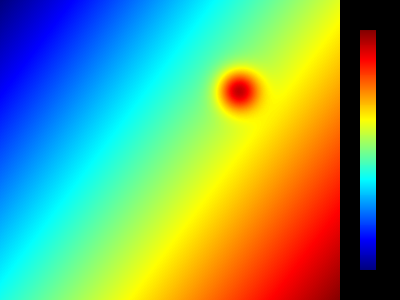
#> input picture frontend/sample_image.png, 400 x 300 px
$ python -i morphology.py   (imports and definitions only)
#> lines starting #> are read from the running program, lines starting #| are printed output that depends on the picture; after the words box and inside, x2 and y2 are one past the last pixel; in counts of white or black regions, pixels touching at a corner belong together
#> further down, picture is the input picture: shape (300, 400, 3); mean B, G, R 110.2, 157.4, 112.2
"""
The Earth Jukebox - Morphological Feature Separation Module.

This module separates quantitative 2D scalar datasets into distinct structural
categories, mirroring the Chandra X-ray Center sonification methodology:
1. Diffuse Emission (large-scale background, e.g. cloud bands, nebulae, atmospheric gradients).
2. Point Sources (high-frequency localized events, e.g. wildfire hotspots, stars, urban clusters).

By isolating high-frequency localized features from continuous low-frequency
backgrounds, sonification engines can map each layer to dedicated audio stems
(e.g., continuous ambient synth pads for diffuse emission vs. discrete percussive
or melodic triggers for point sources), preventing auditory clutter and masking.
"""

import logging
from typing import Any, Dict, List, Optional, Tuple, Union

import cv2
import numpy as np

logger = logging.getLogger(__name__)


class MorphologyError(ValueError):
    """Exception raised for errors during morphological analysis and feature separation."""
    pass


def _prepare_scalar_array(scalar_input: Any) -> np.ndarray:
    """
    Validate and normalize input into a 2D float32 scalar array in [0.0, 1.0].

    Args:
        scalar_input: Input scalar array or convertible array-like structure.

    Returns:
        np.ndarray: 2D float32 array normalized to [0.0, 1.0].

    Raises:
        TypeError: If scalar_input is None or cannot be cast to a NumPy array.
        ValueError: If scalar_input is empty, not 2D, or has incompatible channels.
    """
    if scalar_input is None:
        raise TypeError("scalar_array cannot be None.")

    if not isinstance(scalar_input, np.ndarray):
        try:
            arr = np.asarray(scalar_input, dtype=np.float32)
        except Exception as e:
            raise TypeError(
                f"scalar_array must be a NumPy array or convertible sequence, got {type(scalar_input).__name__}."
            ) from e
    else:
        arr = scalar_input.copy()

    if arr.size == 0:
        raise ValueError("scalar_array cannot be empty.")

    # Handle 3D inputs with single channel or standard color channels
    if arr.ndim == 3:
        if arr.shape[2] == 1:
            arr = arr.squeeze(axis=2)
        elif arr.shape[2] == 4:
            # BGRA image
            if np.issubdtype(arr.dtype, np.integer):
                bgr = cv2.cvtColor(np.clip(arr, 0, 255).astype(np.uint8), cv2.COLOR_BGRA2BGR)
                arr = cv2.cvtColor(bgr, cv2.COLOR_BGR2GRAY).astype(np.float32) / 255.0
            else:
                bgr = cv2.cvtColor((np.clip(arr, 0.0, 1.0) * 255.0).astype(np.uint8), cv2.COLOR_BGRA2BGR)
                arr = cv2.cvtColor(bgr, cv2.COLOR_BGR2GRAY).astype(np.float32) / 255.0
        elif arr.shape[2] == 3:
            # BGR image
            if np.issubdtype(arr.dtype, np.integer):
                arr = cv2.cvtColor(np.clip(arr, 0, 255).astype(np.uint8), cv2.COLOR_BGR2GRAY).astype(np.float32) / 255.0
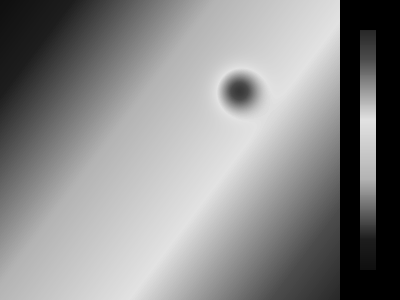
#> arr: shape (300, 400) float32; min 0, max 0.886, mean 0.543
            else:
                arr = cv2.cvtColor((np.clip(arr, 0.0, 1.0) * 255.0).astype(np.uint8), cv2.COLOR_BGR2GRAY).astype(np.float32) / 255.0
        else:
            raise ValueError(f"Unsupported 3D array shape: {arr.shape}. Expected 2D or (H, W, 1/3/4).")

    if arr.ndim != 2:
        raise ValueError(f"Expected 2D scalar array, got shape {arr.shape} with {arr.ndim} dimensions.")

    # Convert integers to float32 [0.0, 1.0]
    if np.issubdtype(arr.dtype, np.integer):
        max_int_val = float(np.iinfo(arr.dtype).max) if hasattr(np.iinfo(arr.dtype), "max") else 255.0
        # For standard uint8 visualizations
        divisor = 255.0 if max_int_val == 255.0 else max_int_val
        arr = (np.clip(arr, 0, max_int_val).astype(np.float32)) / divisor
    else:
        arr = arr.astype(np.float32)

    # Normalize or clip floating-point data to [0.0, 1.0]
    min_v = float(np.min(arr))
#> min_v = 0
    max_v = float(np.max(arr))
#> max_v = 0.886

    if min_v >= -1e-4 and max_v <= 1.0 + 1e-4:
        arr = np.clip(arr, 0.0, 1.0)
    else:
        logger.debug("Input scalar array range [%.4f, %.4f] outside [0.0, 1.0]; normalizing.", min_v, max_v)
        if max_v > min_v:
            arr = (arr - min_v) / (max_v - min_v)
        else:
            arr = np.zeros_like(arr, dtype=np.float32)

    return arr.astype(np.float32)


# [152 lines left out: functions _validate_kernel_size, separate_features, not called in this run]


def _normalize_threshold_pair(
    min_t: float,
    max_t: float,
) -> Tuple[float, float]:
    """
    Validate and normalize min/max threshold values into 8-bit [0, 255] scale.

    Args:
        min_t: Minimum threshold (accepts [0.0, 1.0] or [0, 255]).
        max_t: Maximum threshold (accepts [0.0, 1.0] or [0, 255]).

    Returns:
        Tuple[float, float]: Validated (min_thresh_u8, max_thresh_u8) on [1.0, 255.0].

    Raises:
        ValueError: If min_t >= max_t or values are invalid.
    """
    min_val = float(min_t)
    max_val = float(max_t)

    # Detect if thresholds were provided on normalized [0.0, 1.0] scale
    if 0.0 < max_val <= 1.0:
        max_val = max_val * 255.0
    if 0.0 < min_val < 1.0:
        min_val = min_val * 255.0

    min_val = max(1.0, min_val)
    max_val = min(255.0, max_val)

    if min_val >= max_val:
        raise ValueError(
            f"min_threshold ({min_t}) must be strictly less than max_threshold ({max_t})."
        )

    return float(min_val), float(max_val)


def _sort_point_sources(
    sources: List[Dict[str, Any]],
    sort_by: Optional[str] = None,
    descending: Optional[bool] = None,
) -> List[Dict[str, Any]]:
    """
    Sort a list of detected point source dictionaries by a specified attribute.

    Args:
        sources: List of point source metadata dictionaries.
        sort_by: Field name to sort by ('flux', 'area', 'radius', 'perimeter', 'x', 'y').
        descending: Sort descending if True. Defaults to True for photometric/size metrics,
                    False (ascending) for spatial coordinates (x, y).

    Returns:
        List[Dict[str, Any]]: Sorted list of dictionaries.
    """
    if not sort_by:
        return sources

    key = str(sort_by).strip().lower()
    if descending is None:
        reverse = key not in ("x", "y")
    else:
        reverse = bool(descending)

    return sorted(sources, key=lambda s: s.get(key, 0.0), reverse=reverse)


def detect_point_sources_blob(
    residual_image: Any,
    min_threshold: float = 20.0,
    max_threshold: float = 250.0,
    filter_by_area: bool = True,
    min_area: float = 1.0,
    max_area: float = 5000.0,
    filter_by_circularity: bool = False,
    min_circularity: float = 0.5,
    max_circularity: float = 1.0,
    sort_by: Optional[str] = None,
    descending: Optional[bool] = None,
    **kwargs: Any,
) -> List[Dict[str, Any]]:
    """
    Detect compact, circular point sources using OpenCV's SimpleBlobDetector.

    Configures cv2.SimpleBlobDetector with minThreshold, maxThreshold, and filterByArea
    to isolate localized emission spikes, stellar objects, and wildfire hotspots.

    Args:
        residual_image: 2D quantitative residual scalar array in [0.0, 1.0] or 8-bit image.
        min_threshold: Minimum intensity threshold for blob detection (default: 20.0 / ~0.08).
        max_threshold: Maximum intensity threshold for blob detection (default: 250.0 / ~0.98).
        filter_by_area: Whether to filter candidate blobs by pixel area (default: True).
        min_area: Minimum blob area in pixels (default: 1.0).
        max_area: Maximum blob area in pixels (default: 5000.0).
        filter_by_circularity: Whether to enforce circularity for compact shapes (default: False).
        min_circularity: Minimum circularity ratio (4 * pi * area / perim^2) in [0.0, 1.0].
        max_circularity: Maximum circularity ratio (default: 1.0).
        sort_by: Optional attribute to sort detections by ('flux', 'area', 'radius', 'x', 'y').
        descending: Sort direction (default: True for photometric metrics, False for spatial).
        **kwargs: Additional parameter overrides:
            - minThreshold / maxThreshold: Aliases for min_threshold / max_threshold.
            - filterByArea / minArea / maxArea: Aliases for area parameters.
            - filterByCircularity / minCircularity: Aliases for circularity parameters.
            - threshold_step / thresholdStep: Threshold increment for detector (default: 5.0).
            - min_repeatability / minRepeatability: Detections required per blob (default: 1).
            - min_dist_between_blobs / minDistBetweenBlobs: Minimum distance in px (default: 2.0).
            - blob_color / blobColor: Target blob color (default: 255 for bright point sources).
            - filter_by_convexity / filterByConvexity: Whether to filter by convexity (default: False).
            - filter_by_inertia / filterByInertia: Whether to filter by inertia ratio (default: False).

    Returns:
        List[Dict[str, Any]]: List of metadata dictionaries for each detected point source.
    """
    # Parameter aliases
    min_threshold = kwargs.get("minThreshold", min_threshold)
    max_threshold = kwargs.get("maxThreshold", max_threshold)
    filter_by_area = kwargs.get("filterByArea", filter_by_area)
    min_area = kwargs.get("minArea", min_area)
    max_area = kwargs.get("maxArea", max_area)
    filter_by_circularity = kwargs.get("filterByCircularity", filter_by_circularity)
    min_circularity = kwargs.get("minCircularity", min_circularity)
    max_circularity = kwargs.get("maxCircularity", max_circularity)

    norm_scalar = _prepare_scalar_array(residual_image)
    h, w = norm_scalar.shape
#> h = 300; w = 400

    min_thresh_cv, max_thresh_cv = _normalize_threshold_pair(min_threshold, max_threshold)

    min_a = float(min_area)
    max_a = float(max_area) if max_area is not None else float(h * w)
#> max_a = 5000
    if min_a > max_a:
        raise ValueError(f"min_area ({min_a}) must be less than or equal to max_area ({max_a}).")

    img_u8 = np.clip(norm_scalar * 255.0, 0, 255).astype(np.uint8)

    params = cv2.SimpleBlobDetector_Params()
    # Point sources in residual imagery are bright features on zero/dark backgrounds
    params.filterByColor = bool(kwargs.get("filterByColor", kwargs.get("filter_by_color", True)))
    params.blobColor = int(kwargs.get("blobColor", kwargs.get("blob_color", 255)))

    # Thresholding configuration
    params.minThreshold = float(min_thresh_cv)
    params.maxThreshold = float(max_thresh_cv)
    params.thresholdStep = float(kwargs.get("thresholdStep", kwargs.get("threshold_step", 5.0)))
    params.minRepeatability = int(kwargs.get("minRepeatability", kwargs.get("min_repeatability", 1)))
    params.minDistBetweenBlobs = float(
        kwargs.get("minDistBetweenBlobs", kwargs.get("min_dist_between_blobs", 2.0))
    )

    # Area filtering
    params.filterByArea = bool(filter_by_area)
    params.minArea = float(min_a)
    params.maxArea = float(max_a)

    # Circularity filtering
    params.filterByCircularity = bool(filter_by_circularity)
    if params.filterByCircularity:
        params.minCircularity = float(min_circularity)
        params.maxCircularity = float(max_circularity)

    # Convexity and inertia filters (disabled by default to avoid rejecting small rasterized spots)
    params.filterByConvexity = bool(
        kwargs.get("filterByConvexity", kwargs.get("filter_by_convexity", False))
    )
    if params.filterByConvexity:
        params.minConvexity = float(kwargs.get("minConvexity", kwargs.get("min_convexity", 0.8)))
        params.maxConvexity = float(kwargs.get("maxConvexity", kwargs.get("max_convexity", 1.0)))

    params.filterByInertia = bool(
        kwargs.get("filterByInertia", kwargs.get("filter_by_inertia", False))
    )
    if params.filterByInertia:
        params.minInertiaRatio = float(kwargs.get("minInertiaRatio", kwargs.get("min_inertia_ratio", 0.1)))
        params.maxInertiaRatio = float(kwargs.get("maxInertiaRatio", kwargs.get("max_inertia_ratio", 1.0)))

    detector = cv2.SimpleBlobDetector_create(params)
    keypoints = detector.detect(img_u8)
#> keypoints = 1 keypoints; (x, y, size): (368, 137, 71.6)

    point_sources: List[Dict[str, Any]] = []
    for kp in keypoints:
        cx, cy = float(kp.pt[0]), float(kp.pt[1])
        radius = float(kp.size / 2.0)
        if radius <= 0:
            radius = 1.0

        area = float(np.pi * (radius ** 2))
        perimeter = float(2.0 * np.pi * radius)

        # Extract peak intensity (flux) within the circular footprint
        y_min = max(0, int(np.floor(cy - radius)))
        y_max = min(h, int(np.ceil(cy + radius)) + 1)
        x_min = max(0, int(np.floor(cx - radius)))
        x_max = min(w, int(np.ceil(cx + radius)) + 1)

        patch = norm_scalar[y_min:y_max, x_min:x_max]
        if patch.size > 0:
            yy, xx = np.ogrid[y_min:y_max, x_min:x_max]
            dist_sq = (xx - cx) ** 2 + (yy - cy) ** 2
            mask = dist_sq <= max(1.0, radius) ** 2
            if np.any(mask):
                flux = float(np.max(patch[mask]))
            else:
                flux = float(np.max(patch))
        else:
            flux = float(
                norm_scalar[int(np.clip(round(cy), 0, h - 1)), int(np.clip(round(cx), 0, w - 1))]
            )

        point_sources.append({
            "x": cx,
            "y": cy,
            "radius": radius,
            "flux": flux,
            "area": area,
            "perimeter": perimeter,
            "center": (cx, cy),
            "peak_intensity": flux,
            "method": "blob",
        })
#> this loop made 1 pass
#> pass 1, in detect_point_sources_blob, `patch = norm_scalar[y_min:y_max, x_min:x_max]`:
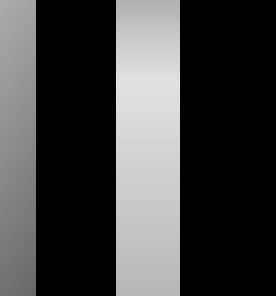
#> patch: shape (74, 69) float32 (shown 4 times larger); min 0, max 0.882, mean 0.256
#> pass 1, in detect_point_sources_blob, `dist_sq = (xx - cx) ** 2 + (yy - cy) ** 2`:
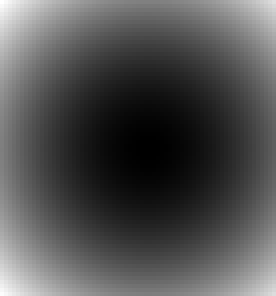
#> dist_sq: shape (74, 69) float64 (shown 4 times larger); min 0.375, max 2675.2, mean 859.2; drawn with min black and max white
#> pass 1, in detect_point_sources_blob, `mask = dist_sq <= max(1.0, radius) ** 2`:
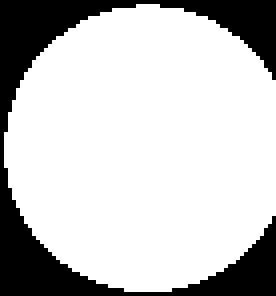
#> mask: shape (74, 69) bool (shown 4 times larger); 77.3% white; 1 black region, box (x1, y1, x2, y2) and area: (0, 0, 69, 74) 1161
#> after the loop, point_sources = 1 item

    return _sort_point_sources(point_sources, sort_by=sort_by, descending=descending)


# [135 lines left out: function detect_point_sources_contours, not called in this run]


def detect_point_sources(
    residual_image: Any,
    method: str = "blob",
    min_threshold: float = 20.0,
    max_threshold: float = 250.0,
    filter_by_area: bool = True,
    min_area: float = 1.0,
    max_area: float = 5000.0,
    filter_by_circularity: bool = False,
    min_circularity: float = 0.5,
    max_circularity: float = 1.0,
    threshold: Optional[Union[float, str]] = None,
    sort_by: Optional[str] = None,
    descending: Optional[bool] = None,
    **kwargs: Any,
) -> List[Dict[str, Any]]:
    """
    Detect isolated point sources in a residual scalar image and extract their
    spatial and photometric metadata (x, y, flux, radius, area, perimeter).

    Supports two complementary detection pathways:
    1. 'blob' (default): Uses cv2.SimpleBlobDetector configured with minThreshold,
       maxThreshold, and filterByArea to find compact, circular blobs (e.g. stars,
       wildfire hotspots, discrete emission spikes).
    2. 'contours': Uses cv2.findContours on a thresholded residual image to detect
       irregularly shaped point sources and calculate their exact geometric area
       and perimeter.

    Args:
        residual_image: 2D quantitative residual scalar array, typically the 'point_source_layer'
                        from separate_features() normalized in [0.0, 1.0], or 8-bit image.
        method: Detection method: 'blob' (default) or 'contours'.
        min_threshold: Minimum intensity threshold for blob detection or binarization.
                       Accepts either normalized [0.0, 1.0] or 8-bit [0, 255] values (default: 20.0).
        max_threshold: Maximum intensity threshold for blob detection.
                       Accepts either normalized [0.0, 1.0] or 8-bit [0, 255] values (default: 250.0).
        filter_by_area: Whether to filter point sources by pixel area (default: True).
        min_area: Minimum area in pixels (default: 1.0).
        max_area: Maximum area in pixels (default: 5000.0).
        filter_by_circularity: Whether to enforce circularity for blob detection (default: False).
        min_circularity: Minimum circularity ratio [0.0, 1.0] (default: 0.5).
        max_circularity: Maximum circularity ratio (default: 1.0).
        threshold: Explicit binarization threshold for the 'contours' method. If None,
                   derived from min_threshold. Pass 'otsu' for automatic Otsu thresholding.
        sort_by: Optional key to sort returned point sources by ('flux', 'area', 'radius', 'x', 'y').
        descending: Sort direction when sort_by is specified (default: True for flux/area).
        **kwargs: Parameter aliases and OpenCV-specific overrides:
            - minThreshold / maxThreshold: Aliases for min_threshold / max_threshold.
            - filterByArea / minArea / maxArea: Aliases for area parameters.
            - filterByCircularity / minCircularity: Aliases for circularity parameters.
            - threshold_step / thresholdStep: Threshold increment for SimpleBlobDetector.
            - min_repeatability / minRepeatability: Minimum repeatability count (default: 1).
            - min_dist_between_blobs / minDistBetweenBlobs: Minimum distance in pixels (default: 2.0).
            - blob_color / blobColor: Target blob color (default: 255 for bright point sources).

    Returns:
        List[Dict[str, Any]]: List of metadata dictionaries for each detected point source,
        containing:
            - "x": float, horizontal center coordinate (sub-pixel precision).
            - "y": float, vertical center coordinate (sub-pixel precision).
            - "radius": float, detected or enclosing radius in pixels.
            - "flux": float, peak intensity in [0.0, 1.0] within the point source.
            - "area": float, geometric area in pixels squared.
            - "perimeter": float, contour or circular perimeter in pixels.
            - "center": Tuple[float, float], (x, y) coordinate pair.
            - "peak_intensity": float, alias for "flux".
            - "method": str, detection method used ('blob' or 'contours').

    Raises:
        TypeError: If residual_image is None or cannot be parsed as a NumPy array.
        ValueError: If residual_image is empty, not 2D, or parameters are invalid.
        MorphologyError: If detection method is unrecognized.
    """
    if residual_image is None:
        raise TypeError("residual_image cannot be None.")

    method_clean = str(method).strip().lower()
    if method_clean in ("blob", "blobs", "blob_detector", "simple_blob"):
        return detect_point_sources_blob(
            residual_image=residual_image,
            min_threshold=min_threshold,
            max_threshold=max_threshold,
            filter_by_area=filter_by_area,
            min_area=min_area,
            max_area=max_area,
            filter_by_circularity=filter_by_circularity,
            min_circularity=min_circularity,
            max_circularity=max_circularity,
            sort_by=sort_by,
            descending=descending,
            **kwargs,
        )
    elif method_clean in ("contours", "contour", "find_contours"):
        return detect_point_sources_contours(
            residual_image=residual_image,
            threshold=threshold,
            min_area=min_area,
            max_area=max_area,
            filter_by_area=filter_by_area,
            sort_by=sort_by,
            descending=descending,
            min_threshold=min_threshold,
            max_threshold=max_threshold,
            filter_by_circularity=filter_by_circularity,
            min_circularity=min_circularity,
            max_circularity=max_circularity,
            **kwargs,
        )
    elif method_clean in ("watershed", "watershed_segmentation", "touching", "touching_objects"):
        labeled_img, objects = segment_touching_objects(
            residual_image=residual_image,
            min_area=min_area,
            max_area=max_area,
            sort_by=sort_by,
            descending=descending,
            **kwargs,
        )
        return objects
    else:
        raise ValueError(
            f"Unknown point source detection method: '{method}'. Supported methods: 'blob', 'contours', 'watershed'."
        )


class SegmentationResult(tuple):
    """
    Structured return container for marker-based watershed segmentation.

    Inherits from tuple to allow seamless 2-element tuple unpacking:
        labeled_image, objects = segment_touching_objects(residual_image)

    Simultaneously provides mapping (dict-style) and attribute access:
        result["labeled_image"], result["objects"], result.labeled_image, result.objects
    """

    # [54 lines left out: functions __new__, labeled_image, objects, point_sources, markers, metadata and 2 more, not called in this run]

    def __array__(self) -> np.ndarray:
        """Enables direct array conversion: np.asarray(result) -> labeled_image."""
        return np.asarray(self[0])

    # [11 lines left out: functions __getitem__, __contains__, not called in this run]

    def get(self, key: str, default: Any = None) -> Any:
        """Dictionary-style get method."""
        return self._dict.get(key, default)

    def keys(self):
        """Dictionary-style keys."""
        return self._dict.keys()

    def values(self):
        """Dictionary-style values."""
        return self._dict.values()

    def items(self):
        """Dictionary-style items."""
        return self._dict.items()

    def to_dict(self) -> Dict[str, Any]:
        """Convert container to a pure standard Python dictionary."""
        return dict(self._dict)

    def __repr__(self) -> str:
        return f"SegmentationResult(labeled_image=ndarray{self[0].shape}, num_objects={len(self[1])})"


# [381 lines left out: functions _validate_morph_kernel_size, segment_touching_objects, not called in this run]


__all__ = [
    "MorphologyError",
    "SegmentationResult",
    "segment_touching_objects",
    "separate_features",
    "detect_point_sources",
    "detect_point_sources_blob",
    "detect_point_sources_contours",
]

>>> import cv2
>>> picture = cv2.imread('../frontend/sample_image.png')
>>> result = detect_point_sources(picture)
#> result = 1 item
